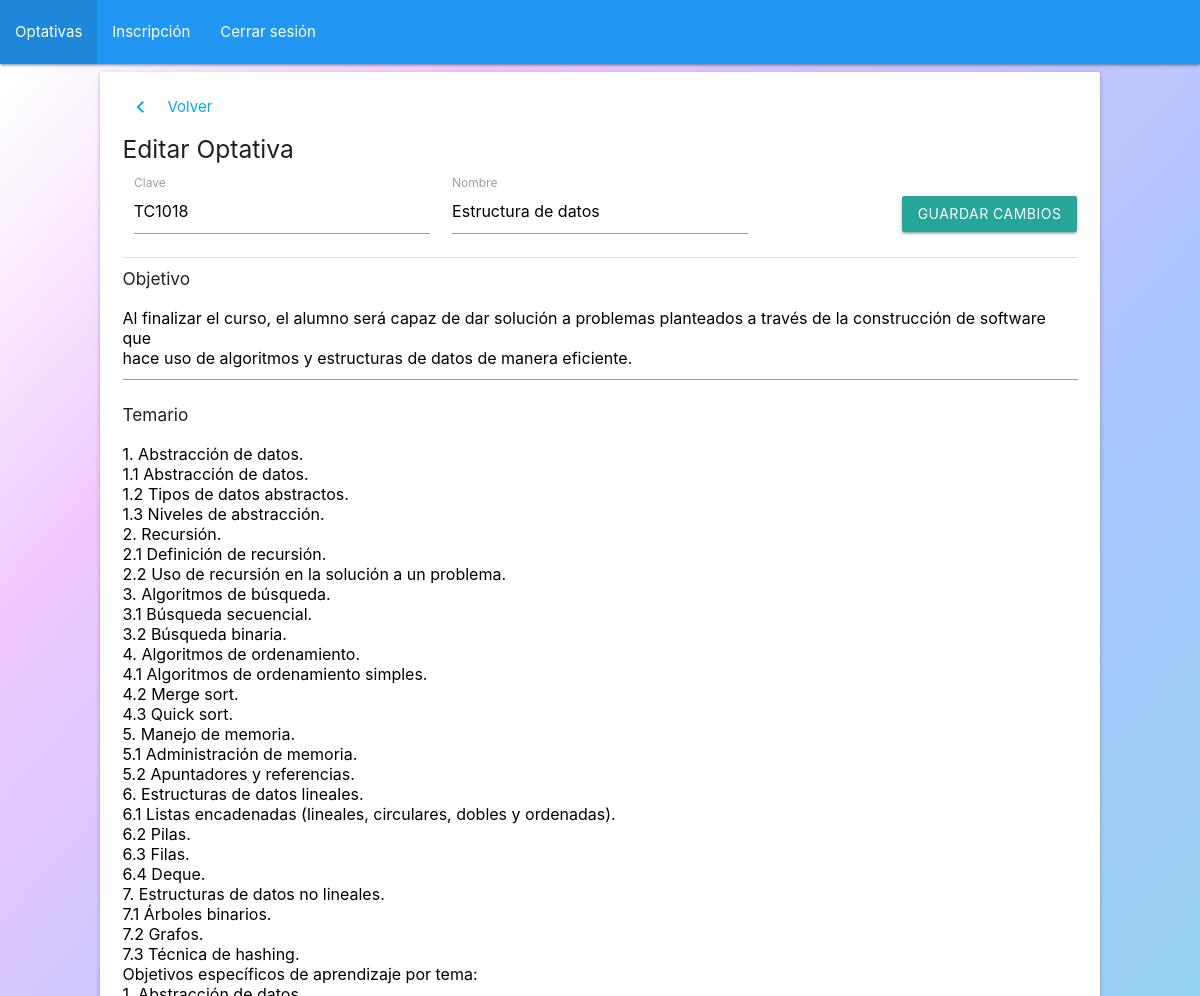
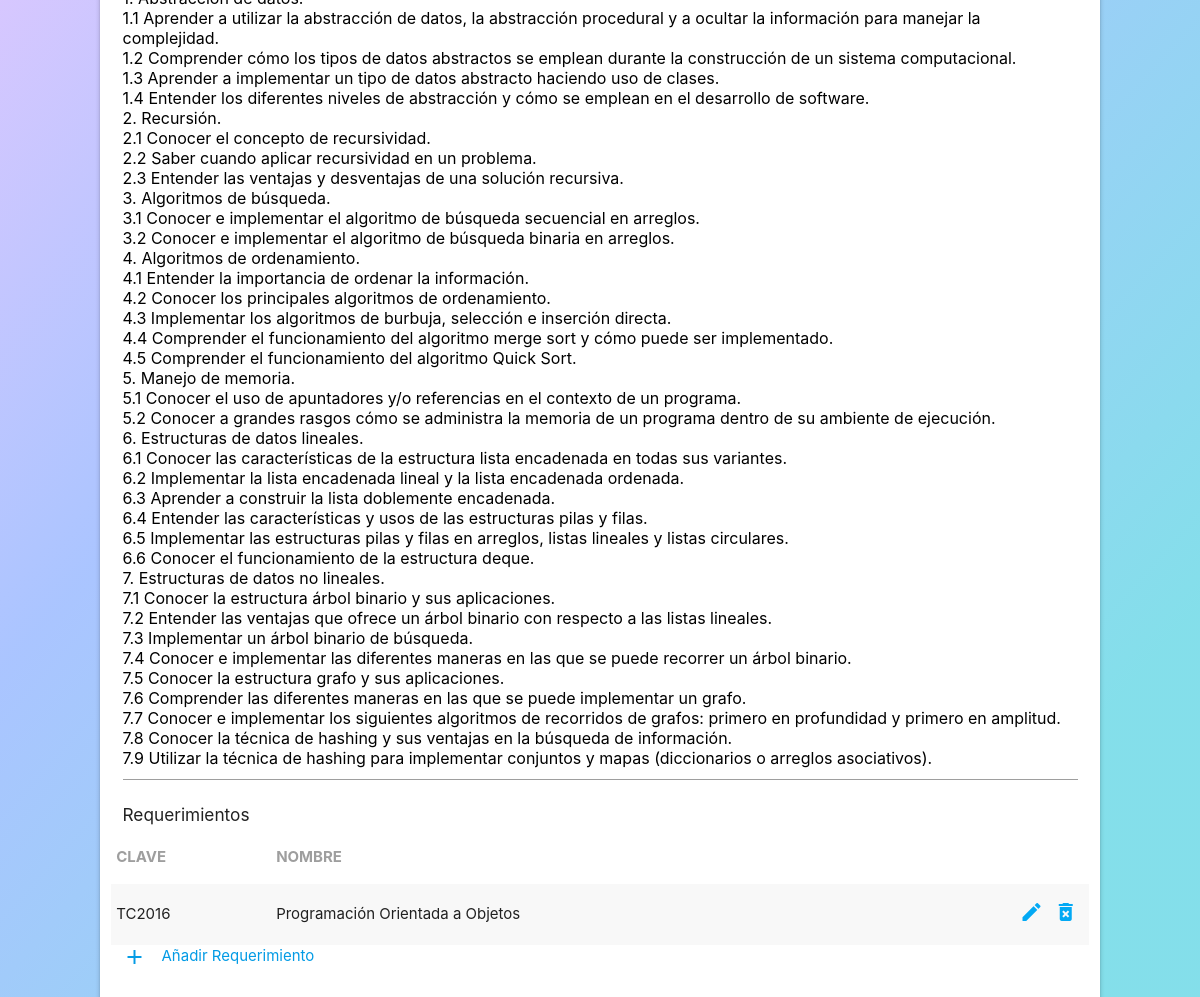
The page /optativeEdit.php?id=TC1018 (signed in) on the database its author committed (2 pictures, top to bottom).
### tables this page shows
CREATE TABLE IF NOT EXISTS `OPTATIVE` (
  `optative_id` VARCHAR(6) NOT NULL,
  `name` VARCHAR(80) NULL,
  `objective` LONGTEXT NULL,
  `scheme` LONGTEXT NULL,
  `type` INT NULL,
  `block` INT,
  PRIMARY KEY (`optative_id`),
  UNIQUE INDEX `optative_id_UNIQUE` (`optative_id` ASC));

CREATE TABLE IF NOT EXISTS `REQUIREMENT` (
  `optative_id` VARCHAR(6) NOT NULL,
  `req_id` VARCHAR(6) NOT NULL,
  `req_name` VARCHAR(80) NULL,
  PRIMARY KEY (`optative_id`, `req_id`),
  CONSTRAINT `fk_REQUIREMENT_OPTATIVE1`
    FOREIGN KEY (`optative_id`)
    REFERENCES `OPTATIVE` (`optative_id`)
    ON DELETE NO ACTION
    ON UPDATE NO ACTION);

### optativeEdit.php (the view, shortened to what this page needs)
<?php
	require 'index.php';
	require 'side-nav.php';
	if ($conexion->connect_errno) {
		echo "<br> No pues no se conectó";
		echo "<br> Error: " . $conexion->connect_erno;
		echo "<br> Error: " . $conexion->connect_error;
	} else {
		$id = $_GET['id'];
		$sql = "SELECT * FROM optative where optative_id = '" . $id ."';";
		$sql2 = "SELECT * FROM requirement where optative_id = '" . $id ."';";
		$res = $conexion->query($sql);
		$res2 = $conexion->query($sql2);
	}
?>
<?php
	foreach ($res as $optative) {
?>
	<form action="updateOptative.php" method="post" class="row no-margin no-padding">
		<div class="card col s10 offset-s1 padded">
			<div class="no-padding col s12">
				<form action="goToOptDetail.php" method="post">
					<button type="submit" class="btn-link valign-wrapper"><i class="material-icons left">chevron_left</i>Volver</button>
				</form>
			</div>
			<h5 class="col s12 no-padding">Editar Optativa</h5>
			<div class="input-field col s4">
				<label for="#id">Clave</label>
				<input id="id" type="text" name="id" value="<?=$optative['optative_id']?>">
			</div>
			<div class="input-field col s4">
				<label for="#name">Nombre</label>
				<input id="name" type="text" name="name" value="<?=$optative['name']?>">
			</div>
			<div class="col s4 no-padding">
				<button type="submit" class="btn waves-effect right">Guardar Cambios</button>
				<br>
				<br>
			</div>
			<div class="divider col s12"></div>
			<div class="row">
				<h6 class="col s12">Objetivo</h6>
				<div class="input-field col s12 no-margin">
					<textarea class="materialize-textarea" name="objective"><?=$optative['objective']?></textarea>
				</div>
				<h6 class="col s12">Temario</h6>
				<div class="input-field col s12 no-margin">
					<textarea class="materialize-textarea" name="scheme"><?=$optative['scheme']?></textarea>
				</div>
				<h6 class="col s12">Requerimientos</h6>
				<table class="striped">
					<thead>
						<tr class="grey-text">
							<th>CLAVE</th>
							<th>NOMBRE</th>
						</tr>
		        	</thead>
		       		<tbody>
						<?php
							foreach ($res2 as $req) {
						?>
							<tr>
			        			<td><?=$req['req_id']?></td>
			        			<td><?=$req['req_name']?></td>
			        			<td class="right">
			        				<form action='deleteReq.php' method="post">
			        					<a class="btn-link modal-trigger" href="#modal2"><i class='material-icons'>edit</i></a>
										<button type="submit" class="btn-link">
											<i class='material-icons'>delete_forever</i>
										</button>
									</form>
								</td>
			        		</tr>
						<?php
							}
						?>
					</tbody>
				</table>
				<div class="col s12">
					<a class="modal-trigger" href="#modal1"><i class="material-icons left">add</i> Añadir Requerimiento</a>
				</div>
			</div>
		</div>
	</form>
<?php
	}
 ?>

### app.css (style rules this page uses)
html { background: linear-gradient(131.77deg, rgba(255, 255, 255, 0.7) 2.9%, rgba(233, 177, 254, 0.7) 18.38%, rgba(85, 138, 255, 0.498889) 49.52%, rgba(0, 188, 212, 0.483) 87.53%); height: 100%; width: 100%; }
.padded { padding: 1.5em !important; }
.no-padding { padding: 0 !important; }
.no-margin { margin: 0 !important; }
.btn-link { border: none !important; background-color: transparent !important; color: #03a9f4; cursor: pointer; }

### rows shown on the page
optative: id "TC1018", name "Estructura de datos", objective "Al finalizar el curso, el alumno será capaz de dar solución a problemas planteados a través de la construcción de software que hace uso de algoritmos y estructuras de datos de manera eficiente.", scheme "1. Abstracción de datos. 1.1 Abstracción de datos. 1.2 Tipos de datos abstractos. 1.3 Niveles de abstracción. 2. Recursión. 2.1 Definición de recursión. 2.2 Uso de recursión en la solución a un problema. 3. Algoritmos de búsqueda. 3.1 Búsqueda secuencial. 3.2 Búsqueda binaria. 4. Algoritmos de ordenamiento. 4.1 Algoritmos de ordenamiento simples. 4.2 Merge sort. 4.3 Quick sort. 5. Manejo de memoria. 5.1 Administración de memoria. 5.2 Apuntadores y referencias. 6. Estructuras de datos lineales. 6.1 Listas encadenadas (lineales, circulares, dobles y ordenadas). 6.2 Pilas. 6.3 Filas. 6.4 Deque. 7. Estructuras de datos no lineales. 7.1 Árboles binarios. 7.2 Grafos. 7.3 Técnica de hashing.…"
requirement: req "TC2016", req_name "Programación Orientada a Objetos"
